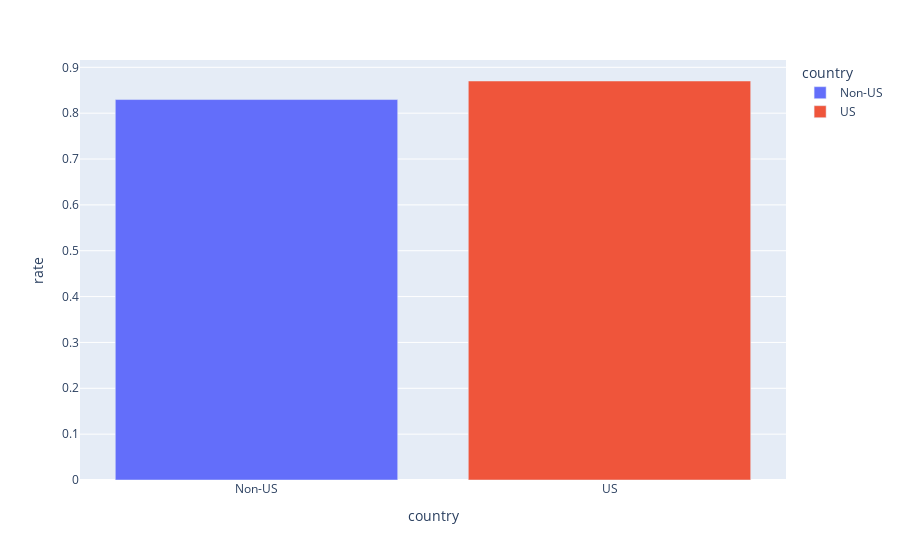

This figure's notebook cell:
### Markdown cell above
## What is the Churn Rate of our most popular customer base?

### Code cell
# Comparing us and other countries
df = cancel_table.copy()

def us_or_not(value):
    if value == "US":
        new_value = 1
    else:
        new_value = 0
    
    return new_value

df["US"] = df["country_code"].apply(us_or_not) 

# churn rate for us and non-us customers
grouped = df.groupby(["US", "userid"])
sub_grouped = pd.DataFrame()
for name, group in grouped:
    group.sort_values("cancel_date", inplace = True, ascending = False)
    new = group[["US", "userid", "country", "Client Status"]].head(1)
    sub_grouped = sub_grouped.append(new, ignore_index = True)
    
new_grouped = sub_grouped.groupby("US")
churn = pd.DataFrame(columns = ["country", "rate"])
for name, group in new_grouped:
    if name == 1:
        country = "US"
    else:
        country = "Non-US"
        
    churn_rate = len(group[group["Client Status"] == "Inactive"]) / len(group)
    churn = churn.append({"country": country,
                          "rate": churn_rate}, ignore_index=True)

fig = px.bar(churn, x = "country", y = "rate", color = "country")
fig.show()

### Figure 1 — Plotly figure (JSON) as saved in the notebook; plotly's stock layout.template omitted (floating-point values rounded to 4 significant figures)
{"data": [{"alignmentgroup": "True", "hovertemplate": "country=%{x}<br>rate=%{y}<extra></extra>", "legendgroup": "Non-US", "marker": {"color": "#636efa"}, "name": "Non-US", "offsetgroup": "Non-US", "orientation": "v", "showlegend": true, "textposition": "auto", "type": "bar", "x": ["Non-US"], "xaxis": "x", "y": [0.8297], "yaxis": "y"}, {"alignmentgroup": "True", "hovertemplate": "country=%{x}<br>rate=%{y}<extra></extra>", "legendgroup": "US", "marker": {"color": "#EF553B"}, "name": "US", "offsetgroup": "US", "orientation": "v", "showlegend": true, "textposition": "auto", "type": "bar", "x": ["US"], "xaxis": "x", "y": [0.8702], "yaxis": "y"}], "layout": {"barmode": "relative", "legend": {"title": {"text": "country"}, "tracegroupgap": 0}, "margin": {"t": 60}, "xaxis": {"anchor": "y", "categoryarray": ["Non-US", "US"], "categoryorder": "array", "domain": [0, 1], "title": {"text": "country"}}, "yaxis": {"anchor": "x", "domain": [0, 1], "title": {"text": "rate"}}}}
